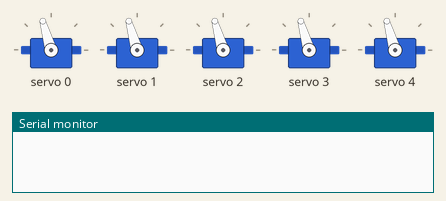
Simulated run of this sketch. Board: ESP32. Parts: 5 × servo, the last lines printed to the serial monitor.

Above: at 0.7 s.
At 2.4 s:
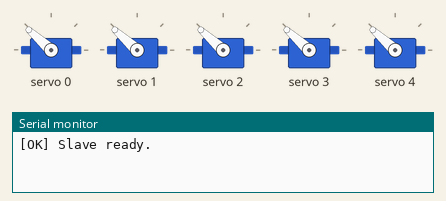
At 4.4 s:
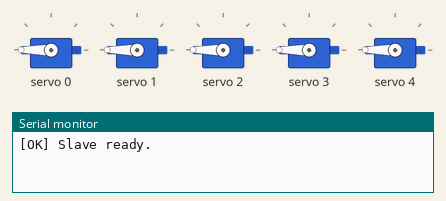
Timing chart, 0 to 5.9 s (numbered marks = the images above):
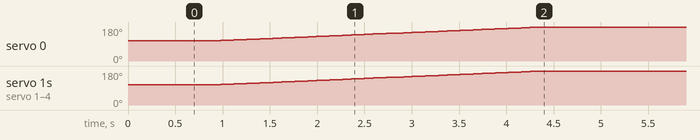

The sketch:

slave_esp32_final.ino
```cpp
/*
  Slave ESP32 — Final System
  ===========================
  Receives gesture + effort commands from Master ESP32 over ESP-NOW.
  Drives 5 MG996R servos via PCA9685 (I2C) with MVC-proportional
  adaptive feedforward control.

  Command packet from master:
      gesture : 0=Closed  1=Hook  2=Pencil  3=Rest
      effort  : 0–100 (% of MVC from Python)

  Servo orientation:
      0°   = fully CLOSED (finger flexed)
      180° = fully OPEN   (finger extended)

  PCA9685 channel mapping:
      Channel 0 = Index
      Channel 1 = Middle
      Channel 2 = Ring
      Channel 3 = Thumb
      Channel 4 = Pinky

  Adaptive feedforward control:
      Target angle  : fixed per gesture
      Step size     : BASE_STEP[gesture] × (effort / 100)
        → light contraction = slow/partial closure
        → hard contraction  = fast/full closure
      Smooth motion : incremental stepping each loop tick
                      prevents mechanical shock

  Libraries:
      Adafruit PWM Servo Driver
      (Arduino IDE → Tools → Manage Libraries → "Adafruit PWM Servo Driver")
*/

#include <esp_now.h>
#include <WiFi.h>
#include <Wire.h>
#include <Adafruit_PWMServoDriver.h>

// ── PCA9685 ──────────────────────────────────────────────────
Adafruit_PWMServoDriver pwm = Adafruit_PWMServoDriver(0x40);

#define SDA_PIN      21
#define SCL_PIN      22
#define SERVOMIN     150      // calibrated 0° pulse tick
#define SERVOMAX     520      // calibrated 180° pulse tick
#define PWM_FREQ     50       // Hz
#define OSC_FREQ     27000000 // PCA9685 oscillator calibration

// ── Configuration ─────────────────────────────────────────────
#define NUM_SERVOS 5

// PCA9685 channels: [Index, Middle, Ring, Thumb, Pinky]
const int CHANNELS[NUM_SERVOS] = {0, 1, 2, 3, 4};

// Target angles per gesture (0°=closed, 180°=open)
//                               Index  Middle  Ring  Thumb  Pinky
const int TARGET_ANGLES[4][NUM_SERVOS] = {
    {  0,    0,    0,    0,    0},  // 0: Closed — all fingers fully flexed
    { 60,   60,   60,  180,   60},  // 1: Hook   — fingers curl, thumb open
    { 0,  50,  180,   0,  180},  // 2: Pencil — index+thumb pinch
    {180,  180,  180,  180,  180},  // 3: Rest   — all fingers fully extended
};

// Base step size (degrees per loop tick) per gesture
// Scaled by effort: actual_step = BASE_STEP[gesture] × (effort / 100)
const float BASE_STEP[4] = {
    8.0,   // Closed — fast, forceful
    5.0,   // Hook   — medium
    3.0,   // Pencil — slow, precise
    6.0,   // Rest   — medium return speed
};

// ── State ─────────────────────────────────────────────────────
float   current_angles[NUM_SERVOS];
uint8_t current_gesture = 3;   // start at Rest
uint8_t current_effort  = 0;   // 0–100

// ── Data structure — must match master exactly ────────────────
typedef struct {
    uint8_t gesture;
    uint8_t effort;
} CommandPacket;

// ── ESP-NOW receive callback (ESP32 core 3.x) ─────────────────
void onReceive(const esp_now_recv_info_t *info,
               const uint8_t *data, int len) {
    if (len == sizeof(CommandPacket)) {
        CommandPacket *pkt = (CommandPacket *)data;
        current_gesture = pkt->gesture;
        current_effort  = pkt->effort;
    }
}

// ── Helpers ───────────────────────────────────────────────────
uint16_t angleToPWM(float angle) {
    int a = (int)constrain(angle, 0, 180);
    return (uint16_t)map(a, 0, 180, SERVOMIN, SERVOMAX);
}

void writeServo(int finger_idx, float angle) {
    pwm.setPWM(CHANNELS[finger_idx], 0, angleToPWM(angle));
}

// ── Step servos toward current target ─────────────────────────
void stepServos() {
    // Compute step size scaled by effort
    float effort_frac = current_effort / 100.0f;
    float step = BASE_STEP[current_gesture] * effort_frac;
    step = max(step, 0.5f);   // minimum step so servos always arrive

    for (int i = 0; i < NUM_SERVOS; i++) {
        float target = (float)TARGET_ANGLES[current_gesture][i];
        float diff   = target - current_angles[i];

        if (abs(diff) < 0.5f) {
            current_angles[i] = target;
            continue;
        }

        float move        = constrain(diff, -step, step);
        current_angles[i] = constrain(current_angles[i] + move, 0.0f, 180.0f);
        writeServo(i, current_angles[i]);
    }
}

// ── Setup ─────────────────────────────────────────────────────
void setup() {
    Serial.begin(115200);

    // PCA9685 — explicit I2C pins + oscillator calibration
    Wire.begin(SDA_PIN, SCL_PIN);
    pwm.begin();
    pwm.setOscillatorFrequency(OSC_FREQ);
    pwm.setPWMFreq(PWM_FREQ);
    delay(10);

    // Start all fingers at neutral 90° — staggered to prevent power drop
    for (int i = 0; i < NUM_SERVOS; i++) {
        current_angles[i] = 90.0f;
        writeServo(i, current_angles[i]);
        delay(150);
    }

    // ESP-NOW
    WiFi.disconnect(true);
    WiFi.mode(WIFI_STA);
    delay(100);

    if (esp_now_init() != ESP_OK) {
        Serial.println("[ERROR] ESP-NOW init failed");
        return;
    }
    esp_now_register_recv_cb(onReceive);
    Serial.println("[OK] Slave ready.");
}

// ── Main loop ─────────────────────────────────────────────────
void loop() {
    stepServos();
    delay(20);   // 50 Hz servo update rate
}
```

Measured:
- by itself, servo 0–4: moves from 106° to 180° over 3.5 s
